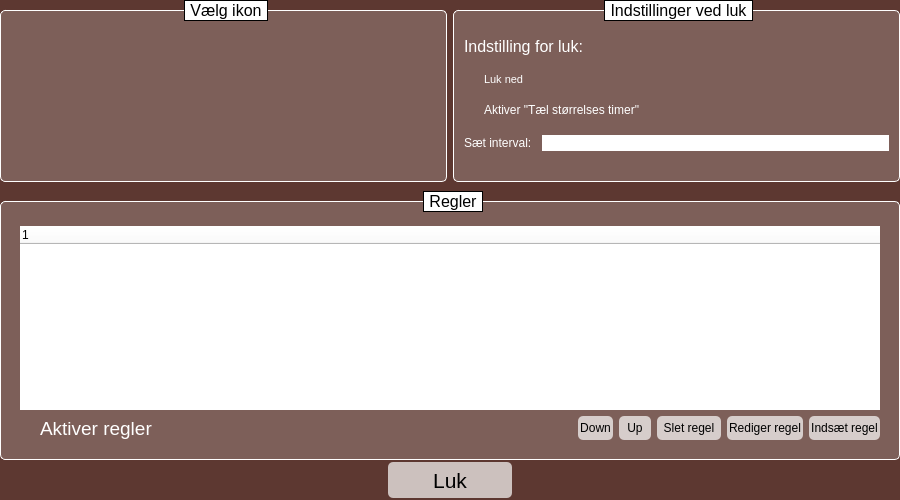
<?xml version="1.0" encoding="UTF-8"?>
<ui version="4.0">
 <class>SettingsWindow</class>
 <widget class="QWidget" name="SettingsWindow">
  <property name="geometry">
   <rect>
    <x>0</x>
    <y>0</y>
    <width>900</width>
    <height>500</height>
   </rect>
  </property>
  <property name="sizePolicy">
   <sizepolicy hsizetype="Expanding" vsizetype="Expanding">
    <horstretch>0</horstretch>
    <verstretch>0</verstretch>
   </sizepolicy>
  </property>
  <property name="minimumSize">
   <size>
    <width>500</width>
    <height>500</height>
   </size>
  </property>
  <property name="mouseTracking">
   <bool>true</bool>
  </property>
  <property name="windowTitle">
   <string>Form</string>
  </property>
  <property name="styleSheet">
   <string notr="true">QWidget
{
	background-color: rgb(93, 56, 49);
}

QListWidget_2
{
	background-color:transparent;
	font:20px italic bold;
	icon-size:48px;
}
QLabel
{
	background-color:transparent;
}
QCheckBox
{
	background-color:transparent;
}
QGroupBox
{
	border:2px solid white;
	margin-top:10px;
	padding:10px;
}
QGroupBox::title
{
	subcontrol-origin: margin;
    subcontrol-position: top center;
    padding: 0 3px;
	border:1px solid;
	background-color:white;
}
QLabel
{
	color: white;
}
QCheckBox
{
	color: white;
}

QGroupBox#ruleView_2
{
	padding-top:15px;
}
QTableWidget
{
	background-color:white;
	selection-background-color: white;
}
QTableWidget::section
{
	background-color:white;
}
QLabel#sectionTitle
{
	background-color:white;
	border:1px solid black;
}
QScrollBar::handle
{
background-color:rgb(81,81,81);
border:2px solid rgb(81,81,81);
border-radius:5px;
}</string>
  </property>
  <layout class="QVBoxLayout" name="verticalLayout_3">
   <property name="spacing">
    <number>0</number>
   </property>
   <property name="leftMargin">
    <number>0</number>
   </property>
   <property name="topMargin">
    <number>0</number>
   </property>
   <property name="rightMargin">
    <number>0</number>
   </property>
   <property name="bottomMargin">
    <number>0</number>
   </property>
   <item>
    <widget class="QWidget" name="mainWidget" native="true">
     <property name="sizePolicy">
      <sizepolicy hsizetype="Expanding" vsizetype="Expanding">
       <horstretch>0</horstretch>
       <verstretch>0</verstretch>
      </sizepolicy>
     </property>
     <property name="minimumSize">
      <size>
       <width>0</width>
       <height>0</height>
      </size>
     </property>
     <property name="mouseTracking">
      <bool>true</bool>
     </property>
     <property name="styleSheet">
      <string notr="true"/>
     </property>
     <layout class="QVBoxLayout" name="verticalLayout_10">
      <property name="spacing">
       <number>0</number>
      </property>
      <property name="leftMargin">
       <number>0</number>
      </property>
      <property name="topMargin">
       <number>0</number>
      </property>
      <property name="rightMargin">
       <number>0</number>
      </property>
      <property name="bottomMargin">
       <number>0</number>
      </property>
      <item>
       <widget class="QScrollArea" name="scrollArea">
        <property name="sizePolicy">
         <sizepolicy hsizetype="Expanding" vsizetype="Expanding">
          <horstretch>0</horstretch>
          <verstretch>0</verstretch>
         </sizepolicy>
        </property>
        <property name="mouseTracking">
         <bool>true</bool>
        </property>
        <property name="styleSheet">
         <string notr="true">border:0px;
background-color:transparent;</string>
        </property>
        <property name="widgetResizable">
         <bool>true</bool>
        </property>
        <property name="alignment">
         <set>Qt::AlignCenter</set>
        </property>
        <widget class="QWidget" name="scrollAreaWidgetContents_2">
         <property name="geometry">
          <rect>
           <x>0</x>
           <y>0</y>
           <width>900</width>
           <height>458</height>
          </rect>
         </property>
         <property name="mouseTracking">
          <bool>true</bool>
         </property>
         <property name="styleSheet">
          <string notr="true">QGroupBox
{
	border: 1px solid white;
	border-radius:5px;
	background-color: rgba(255, 255, 255, 50);
}</string>
         </property>
         <layout class="QVBoxLayout" name="verticalLayout_6">
          <property name="spacing">
           <number>9</number>
          </property>
          <property name="leftMargin">
           <number>0</number>
          </property>
          <property name="topMargin">
           <number>0</number>
          </property>
          <property name="rightMargin">
           <number>0</number>
          </property>
          <property name="bottomMargin">
           <number>0</number>
          </property>
          <item>
           <layout class="QHBoxLayout" name="horizontalLayout_8">
            <property name="spacing">
             <number>6</number>
            </property>
            <item>
             <widget class="QGroupBox" name="groupBox_3">
              <property name="sizePolicy">
               <sizepolicy hsizetype="Expanding" vsizetype="Minimum">
                <horstretch>0</horstretch>
                <verstretch>0</verstretch>
               </sizepolicy>
              </property>
              <property name="minimumSize">
               <size>
                <width>159</width>
                <height>146</height>
               </size>
              </property>
              <property name="maximumSize">
               <size>
                <width>16777215</width>
                <height>191</height>
               </size>
              </property>
              <property name="font">
               <font>
                <pointsize>12</pointsize>
               </font>
              </property>
              <property name="mouseTracking">
               <bool>true</bool>
              </property>
              <property name="title">
               <string>Vælg ikon</string>
              </property>
              <layout class="QGridLayout" name="gridLayout">
               <property name="leftMargin">
                <number>0</number>
               </property>
               <property name="topMargin">
                <number>0</number>
               </property>
               <property name="rightMargin">
                <number>0</number>
               </property>
               <property name="bottomMargin">
                <number>0</number>
               </property>
               <property name="spacing">
                <number>0</number>
               </property>
               <item row="0" column="0">
                <widget class="QListWidget" name="listWidget_2">
                 <property name="mouseTracking">
                  <bool>true</bool>
                 </property>
                 <property name="styleSheet">
                  <string notr="true"/>
                 </property>
                 <property name="frameShape">
                  <enum>QFrame::WinPanel</enum>
                 </property>
                 <property name="frameShadow">
                  <enum>QFrame::Sunken</enum>
                 </property>
                 <property name="lineWidth">
                  <number>1</number>
                 </property>
                 <property name="editTriggers">
                  <set>QAbstractItemView::NoEditTriggers</set>
                 </property>
                 <property name="layoutMode">
                  <enum>QListView::SinglePass</enum>
                 </property>
                 <property name="viewMode">
                  <enum>QListView::ListMode</enum>
                 </property>
                 <property name="uniformItemSizes">
                  <bool>false</bool>
                 </property>
                </widget>
               </item>
              </layout>
             </widget>
            </item>
            <item>
             <widget class="QGroupBox" name="lukGroupBox_2">
              <property name="sizePolicy">
               <sizepolicy hsizetype="Preferred" vsizetype="Minimum">
                <horstretch>0</horstretch>
                <verstretch>0</verstretch>
               </sizepolicy>
              </property>
              <property name="maximumSize">
               <size>
                <width>16777215</width>
                <height>191</height>
               </size>
              </property>
              <property name="font">
               <font>
                <pointsize>12</pointsize>
               </font>
              </property>
              <property name="mouseTracking">
               <bool>true</bool>
              </property>
              <property name="styleSheet">
               <string notr="true"/>
              </property>
              <property name="title">
               <string>Indstillinger ved luk</string>
              </property>
              <layout class="QVBoxLayout" name="verticalLayout_7">
               <property name="spacing">
                <number>0</number>
               </property>
               <property name="leftMargin">
                <number>0</number>
               </property>
               <property name="topMargin">
                <number>0</number>
               </property>
               <property name="rightMargin">
                <number>0</number>
               </property>
               <property name="bottomMargin">
                <number>0</number>
               </property>
               <item>
                <widget class="QLabel" name="label_3">
                 <property name="sizePolicy">
                  <sizepolicy hsizetype="Minimum" vsizetype="Fixed">
                   <horstretch>0</horstretch>
                   <verstretch>0</verstretch>
                  </sizepolicy>
                 </property>
                 <property name="font">
                  <font>
                   <pointsize>12</pointsize>
                   <weight>50</weight>
                   <bold>false</bold>
                  </font>
                 </property>
                 <property name="text">
                  <string>Indstilling for luk: </string>
                 </property>
                 <property name="alignment">
                  <set>Qt::AlignLeading|Qt::AlignLeft|Qt::AlignVCenter</set>
                 </property>
                </widget>
               </item>
               <item>
                <widget class="QCheckBox" name="closeOnExitBox_2">
                 <property name="sizePolicy">
                  <sizepolicy hsizetype="Expanding" vsizetype="Fixed">
                   <horstretch>0</horstretch>
                   <verstretch>0</verstretch>
                  </sizepolicy>
                 </property>
                 <property name="font">
                  <font>
                   <pointsize>8</pointsize>
                   <weight>50</weight>
                   <bold>false</bold>
                  </font>
                 </property>
                 <property name="styleSheet">
                  <string notr="true"/>
                 </property>
                 <property name="text">
                  <string>Luk ned</string>
                 </property>
                </widget>
               </item>
               <item>
                <widget class="QCheckBox" name="countTimerActivateBox_2">
                 <property name="text">
                  <string>Aktiver &quot;Tæl størrelses timer&quot;</string>
                 </property>
                 <property name="checkable">
                  <bool>true</bool>
                 </property>
                </widget>
               </item>
               <item>
                <widget class="QWidget" name="widget" native="true">
                 <property name="sizePolicy">
                  <sizepolicy hsizetype="Preferred" vsizetype="Fixed">
                   <horstretch>0</horstretch>
                   <verstretch>0</verstretch>
                  </sizepolicy>
                 </property>
                 <property name="minimumSize">
                  <size>
                   <width>0</width>
                   <height>20</height>
                  </size>
                 </property>
                 <property name="styleSheet">
                  <string notr="true">background-color:transparent;border:0px;</string>
                 </property>
                 <layout class="QVBoxLayout" name="verticalLayout_8">
                  <property name="spacing">
                   <number>0</number>
                  </property>
                  <property name="leftMargin">
                   <number>0</number>
                  </property>
                  <property name="topMargin">
                   <number>0</number>
                  </property>
                  <property name="rightMargin">
                   <number>0</number>
                  </property>
                  <property name="bottomMargin">
                   <number>0</number>
                  </property>
                  <item>
                   <layout class="QHBoxLayout" name="horizontalLayout_9">
                    <property name="spacing">
                     <number>10</number>
                    </property>
                    <item>
                     <widget class="QLabel" name="label_4">
                      <property name="sizePolicy">
                       <sizepolicy hsizetype="Minimum" vsizetype="Preferred">
                        <horstretch>0</horstretch>
                        <verstretch>0</verstretch>
                       </sizepolicy>
                      </property>
                      <property name="text">
                       <string>Sæt interval:</string>
                      </property>
                     </widget>
                    </item>
                    <item>
                     <widget class="QLineEdit" name="countTImerIntervalEdit_2">
                      <property name="sizePolicy">
                       <sizepolicy hsizetype="Expanding" vsizetype="Fixed">
                        <horstretch>0</horstretch>
                        <verstretch>0</verstretch>
                       </sizepolicy>
                      </property>
                      <property name="styleSheet">
                       <string notr="true">background-color:white;</string>
                      </property>
                     </widget>
                    </item>
                   </layout>
                  </item>
                 </layout>
                </widget>
               </item>
              </layout>
             </widget>
            </item>
           </layout>
          </item>
          <item>
           <widget class="QGroupBox" name="ruleView_2">
            <property name="sizePolicy">
             <sizepolicy hsizetype="Expanding" vsizetype="Expanding">
              <horstretch>0</horstretch>
              <verstretch>0</verstretch>
             </sizepolicy>
            </property>
            <property name="minimumSize">
             <size>
              <width>0</width>
              <height>256</height>
             </size>
            </property>
            <property name="font">
             <font>
              <pointsize>12</pointsize>
             </font>
            </property>
            <property name="mouseTracking">
             <bool>true</bool>
            </property>
            <property name="title">
             <string>Regler</string>
            </property>
            <layout class="QVBoxLayout" name="verticalLayout_9">
             <item>
              <widget class="QTreeWidget" name="ruleItemView_2">
               <property name="minimumSize">
                <size>
                 <width>0</width>
                 <height>32</height>
                </size>
               </property>
               <property name="mouseTracking">
                <bool>true</bool>
               </property>
               <property name="styleSheet">
                <string notr="true">background-color:white;</string>
               </property>
               <property name="rootIsDecorated">
                <bool>false</bool>
               </property>
               <column>
                <property name="text">
                 <string notr="true">1</string>
                </property>
               </column>
              </widget>
             </item>
             <item>
              <layout class="QHBoxLayout" name="horizontalLayout_10">
               <item>
                <widget class="QCheckBox" name="enableRules_2">
                 <property name="sizePolicy">
                  <sizepolicy hsizetype="Expanding" vsizetype="Fixed">
                   <horstretch>0</horstretch>
                   <verstretch>0</verstretch>
                  </sizepolicy>
                 </property>
                 <property name="minimumSize">
                  <size>
                   <width>0</width>
                   <height>24</height>
                  </size>
                 </property>
                 <property name="maximumSize">
                  <size>
                   <width>16777215</width>
                   <height>24</height>
                  </size>
                 </property>
                 <property name="font">
                  <font>
                   <pointsize>14</pointsize>
                  </font>
                 </property>
                 <property name="text">
                  <string>Aktiver regler</string>
                 </property>
                </widget>
               </item>
               <item>
                <widget class="QWidget" name="buttonWidget_2" native="true">
                 <property name="minimumSize">
                  <size>
                   <width>88</width>
                   <height>0</height>
                  </size>
                 </property>
                 <property name="styleSheet">
                  <string notr="true">QPushButton
{
	background-color: rgba(255, 255, 255, 175);
	border-radius:5px;
	padding:2px;
}
QPushButton::hover
{
	background-color:white;
}</string>
                 </property>
                 <layout class="QHBoxLayout" name="horizontalLayout_11">
                  <property name="spacing">
                   <number>6</number>
                  </property>
                  <property name="leftMargin">
                   <number>0</number>
                  </property>
                  <property name="topMargin">
                   <number>0</number>
                  </property>
                  <property name="rightMargin">
                   <number>0</number>
                  </property>
                  <property name="bottomMargin">
                   <number>0</number>
                  </property>
                  <item>
                   <widget class="QPushButton" name="moveDownButton_2">
                    <property name="sizePolicy">
                     <sizepolicy hsizetype="Fixed" vsizetype="Fixed">
                      <horstretch>0</horstretch>
                      <verstretch>0</verstretch>
                     </sizepolicy>
                    </property>
                    <property name="minimumSize">
                     <size>
                      <width>32</width>
                      <height>24</height>
                     </size>
                    </property>
                    <property name="styleSheet">
                     <string notr="true"/>
                    </property>
                    <property name="text">
                     <string>Down</string>
                    </property>
                   </widget>
                  </item>
                  <item>
                   <widget class="QPushButton" name="moveUpButton_2">
                    <property name="sizePolicy">
                     <sizepolicy hsizetype="Fixed" vsizetype="Fixed">
                      <horstretch>0</horstretch>
                      <verstretch>0</verstretch>
                     </sizepolicy>
                    </property>
                    <property name="minimumSize">
                     <size>
                      <width>32</width>
                      <height>24</height>
                     </size>
                    </property>
                    <property name="styleSheet">
                     <string notr="true"/>
                    </property>
                    <property name="text">
                     <string>Up</string>
                    </property>
                   </widget>
                  </item>
                  <item>
                   <widget class="QPushButton" name="deleteRule_2">
                    <property name="sizePolicy">
                     <sizepolicy hsizetype="Fixed" vsizetype="Preferred">
                      <horstretch>0</horstretch>
                      <verstretch>0</verstretch>
                     </sizepolicy>
                    </property>
                    <property name="minimumSize">
                     <size>
                      <width>64</width>
                      <height>24</height>
                     </size>
                    </property>
                    <property name="styleSheet">
                     <string notr="true"/>
                    </property>
                    <property name="text">
                     <string>Slet regel</string>
                    </property>
                   </widget>
                  </item>
                  <item>
                   <widget class="QPushButton" name="editRule_2">
                    <property name="sizePolicy">
                     <sizepolicy hsizetype="Fixed" vsizetype="Preferred">
                      <horstretch>0</horstretch>
                      <verstretch>0</verstretch>
                     </sizepolicy>
                    </property>
                    <property name="minimumSize">
                     <size>
                      <width>64</width>
                      <height>24</height>
                     </size>
                    </property>
                    <property name="styleSheet">
                     <string notr="true"/>
                    </property>
                    <property name="text">
                     <string>Rediger regel</string>
                    </property>
                   </widget>
                  </item>
                  <item>
                   <widget class="QPushButton" name="insertRule_2">
                    <property name="sizePolicy">
                     <sizepolicy hsizetype="Fixed" vsizetype="Preferred">
                      <horstretch>0</horstretch>
                      <verstretch>0</verstretch>
                     </sizepolicy>
                    </property>
                    <property name="minimumSize">
                     <size>
                      <width>64</width>
                      <height>24</height>
                     </size>
                    </property>
                    <property name="styleSheet">
                     <string notr="true"/>
                    </property>
                    <property name="text">
                     <string>Indsæt regel</string>
                    </property>
                   </widget>
                  </item>
                 </layout>
                </widget>
               </item>
              </layout>
             </item>
            </layout>
           </widget>
          </item>
         </layout>
        </widget>
       </widget>
      </item>
      <item>
       <layout class="QHBoxLayout" name="horizontalLayout_7">
        <item>
         <spacer name="horizontalSpacer_4">
          <property name="orientation">
           <enum>Qt::Horizontal</enum>
          </property>
          <property name="sizeHint" stdset="0">
           <size>
            <width>40</width>
            <height>20</height>
           </size>
          </property>
         </spacer>
        </item>
        <item>
         <widget class="QPushButton" name="saveButton">
          <property name="enabled">
           <bool>true</bool>
          </property>
          <property name="sizePolicy">
           <sizepolicy hsizetype="Fixed" vsizetype="Fixed">
            <horstretch>0</horstretch>
            <verstretch>0</verstretch>
           </sizepolicy>
          </property>
          <property name="minimumSize">
           <size>
            <width>128</width>
            <height>40</height>
           </size>
          </property>
          <property name="font">
           <font>
            <pointsize>16</pointsize>
           </font>
          </property>
          <property name="styleSheet">
           <string notr="true">QPushButton#saveButton
{
	background-color: rgba(255, 255, 255, 175);
	border:0px;
	border-radius:5px;
	margin:2px;
}
QPushButton#saveButton:hover
{
	background-color:white;
}</string>
          </property>
          <property name="text">
           <string>Luk</string>
          </property>
         </widget>
        </item>
        <item>
         <spacer name="horizontalSpacer_5">
          <property name="orientation">
           <enum>Qt::Horizontal</enum>
          </property>
          <property name="sizeHint" stdset="0">
           <size>
            <width>40</width>
            <height>20</height>
           </size>
          </property>
         </spacer>
        </item>
       </layout>
      </item>
     </layout>
    </widget>
   </item>
  </layout>
 </widget>
 <resources/>
 <connections/>
</ui>
